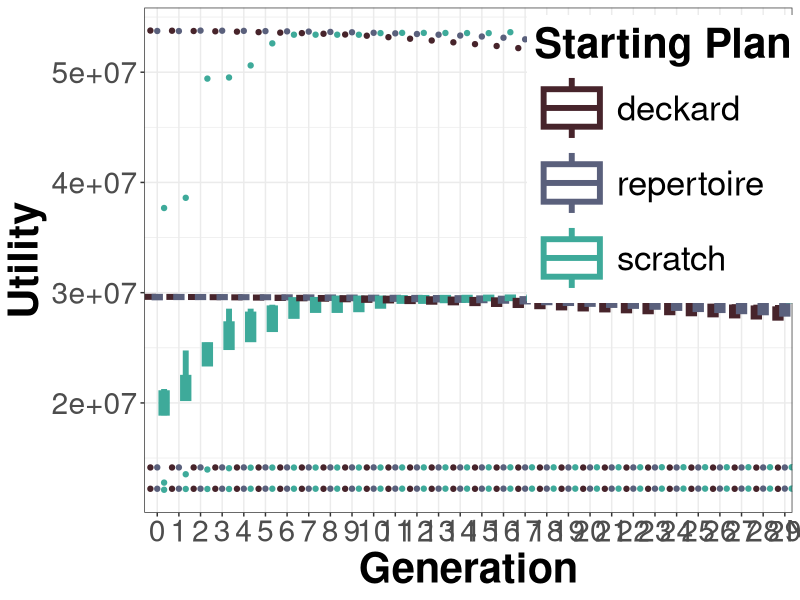
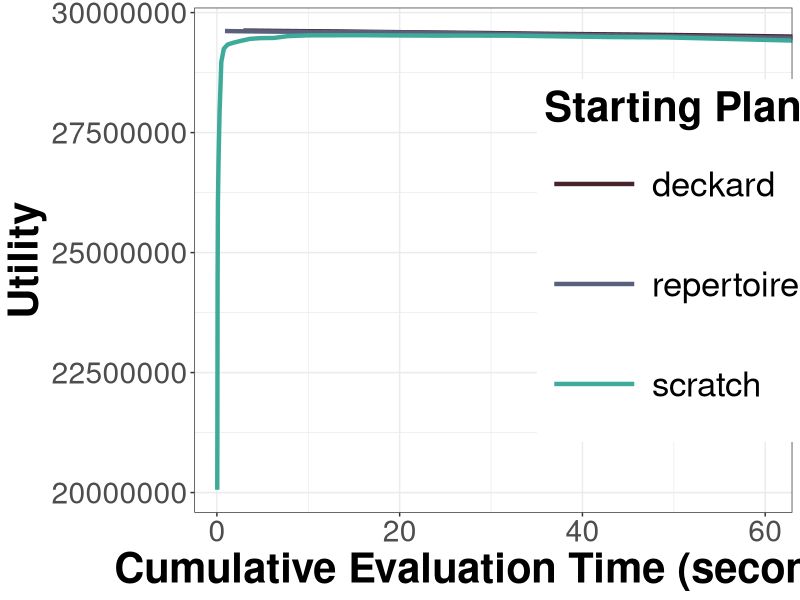
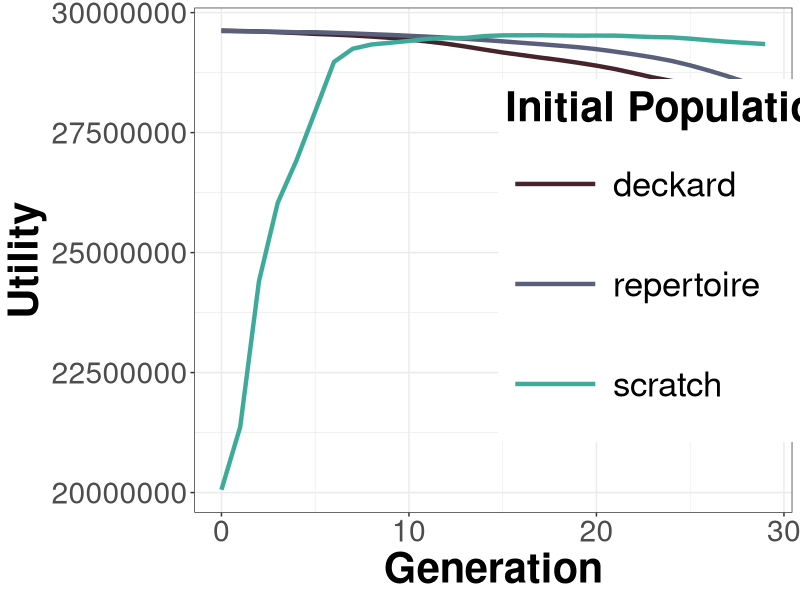

The R source for these figures, in order:
library("ggplot2")
library("dplyr")

# note that by default rstudio starts in the users home directory
# need to switch to the location of the script
setwd("research/seams2020-data")

# filepath relative to the working directory (set above)
repertoire15Gen <- read.csv("repertoire15Gen.csv")

data <- repertoire15Gen

# colorblind color scheme
cbPalette <- c("#47242B","#5A607C", "#3EAA9A", "#C3E270", "#A18E7B")

datacat <- data
# convert generation  to a factor to enable box plots
datacat$generation <- as.factor(datacat$generation) 

# boxplot of utility over generation by initial population
#A4 size
p <- ggplot(data=datacat, aes(x=generation,y=profit,color=init))
p <- p + ylab("Utility") + xlab("Generation") + scale_fill_discrete(name="Initial Population")  + theme_bw()
p <- p + theme(text=element_text(size=27), title=element_text(size=30,face="bold"),legend.position=c(.8,.7),legend.title=element_text(size=30,face="bold"),legend.text=element_text(size=25),legend.key.size=unit(0.75,"in"))
p + scale_color_manual(values=cbPalette,name="Starting Plan") +  geom_boxplot(lwd=2,fatten=0.5,,position=position_dodge(width=.95))  + coord_cartesian(xlim=c(1,29.75)) #+ geom_hline(aes(yintercept = 4938.98986581),lwd=1.25)

# take the median by generation and initial population
aggdata <- data[,c("generation","runtime","profit")]
aggdata <- aggregate(aggdata,by=list(aggdata$generation,data$init), FUN=median,na.rm=TRUE)

# calculate cumulative runtime
aggdata <- aggdata %>%
  group_by(Group.2) %>%
  mutate(cumruntime = cumsum(runtime))

# utility over cumulative runtime by initial population
p <- ggplot(data=aggdata, aes(y=profit,x=cumruntime/1000,color=Group.2))
p <- p +  theme_bw() + xlab("Cumulative Evaluation Time (seconds)") + ylab("Utility") + scale_color_discrete(name="Initial Population") #+ coord_cartesian(xlim=c(0, 20))
p <- p + theme(text=element_text(size=27), title=element_text(size=30,face="bold"),legend.position=c(.8,.5),legend.title=element_text(size=30,face="bold"),legend.text=element_text(size=25),legend.key.size=unit(1,"in"))
p + scale_colour_manual(values=cbPalette,name="Starting Plan") + geom_line(lwd=1.5)   + coord_cartesian(xlim=c(0.5,60))

# line graph utility over generation by initial population
p <- ggplot(data=aggdata, aes(y=profit,x=Group.1,color=Group.2))
p <- p +  theme_bw() + xlab("Generation") + ylab("Utility") + scale_color_discrete(name="Initial Population") #+ coord_cartesian(xlim=c(0, 20))
p <- p + theme(text=element_text(size=27), title=element_text(size=30,face="bold"),legend.position=c(.8,.5),legend.title=element_text(size=30,face="bold"),legend.text=element_text(size=25),legend.key.size=unit(1,"in"))
p + scale_colour_manual(values=cbPalette,name="Initial Population") + geom_line(lwd=1.5)